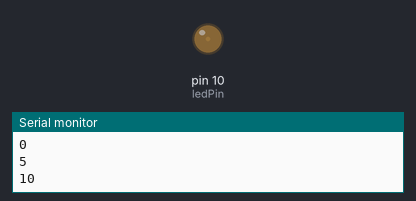
Bench run of a sketch on a simulated Arduino Uno, built with avr-gcc and run on an emulated ATmega328P. On the bench: output pins drawn as LEDs (lit = HIGH), the last lines printed to the serial monitor.

Above: at 0.05 s.
At 0.5 s:
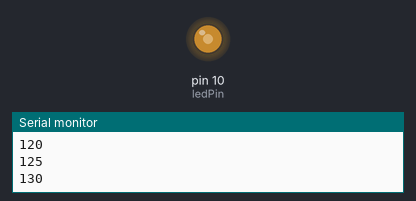
At 0.85 s:
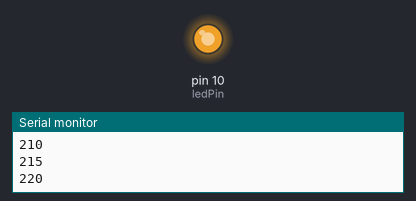
At 1.7 s:
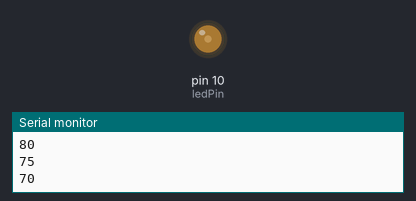
Timing chart, 0 to 4.5 s (numbered marks = the images above):
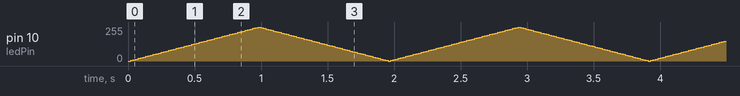

The sketch:

project_4.ino
```cpp
/*
   Fading Light
   This example shows how to fade an LED on pin 10 using the analogWrite() function.
*/
int ledPin = 10;       // the pin that the LED is attached to

void setup() {
      // declare pin 9 to be an output:
      pinMode(ledPin,OUTPUT);
      // initialize serial communication at 9600 bits per second:
      Serial.begin(9600);
}

void loop(){
      fadeOn(1000,5);
      fadeOff(1000,5);
}

void fadeOn(unsigned int time,int increament){
       //change the brightness by FOR statement
	for (byte value = 0 ; value < 255; value+=increament){
                // print out the value:
	        Serial.println(value);
                // set the brightness of pin 10:
		analogWrite(ledPin, value);
		delay(time/(255/5));
        }
}

void fadeOff(unsigned int time,int decreament){
       //change the brightness by FOR statement
	for (byte value = 255; value >0; value-=decreament){
	        Serial.println(value);
		analogWrite(ledPin, value);
		delay(time/(255/5));
	}
}
```
